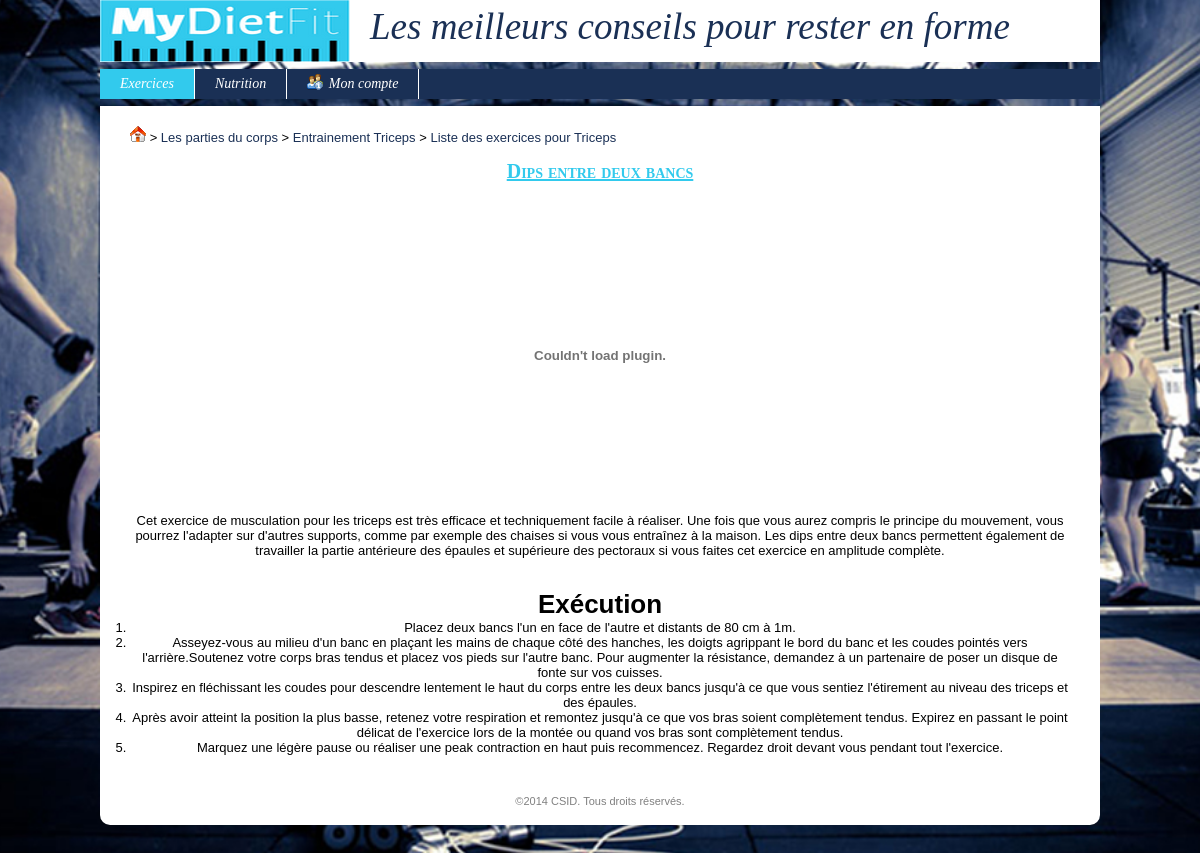
/index.php?uc=exercice&action=v_exercice&idExercice=8, run on the app's committed database.
### tables this page shows
CREATE TABLE IF NOT EXISTS `partiecorps` (
  `idPartieCorps` int(11) unsigned NOT NULL AUTO_INCREMENT,
  `libelle` varchar(45) NOT NULL DEFAULT '',
  `descEx` varchar(1000) NOT NULL DEFAULT '',
  `descPgrm` varchar(1000) NOT NULL DEFAULT '',
  PRIMARY KEY (`idPartieCorps`)
);

CREATE TABLE IF NOT EXISTS `ficheexercice` (
  `idFicheExercice` int(11) unsigned NOT NULL AUTO_INCREMENT,
  `titre` varchar(45) DEFAULT NULL,
  `resume` varchar(1000) DEFAULT NULL,
  `description` varchar(5000) NOT NULL DEFAULT '',
  `dateAjout` datetime DEFAULT NULL,
  `idPartieCorps` int(10) unsigned DEFAULT NULL,
  `video` varchar(1000) NOT NULL DEFAULT '',
  `image1` varchar(100) NOT NULL DEFAULT '',
  `image2` varchar(100) NOT NULL DEFAULT '',
  `image3` varchar(100) NOT NULL DEFAULT '',
  `imageResume` varchar(100) NOT NULL DEFAULT '',
  PRIMARY KEY (`idFicheExercice`),
  KEY `FK_ficheexercice_1` (`idPartieCorps`)
);

### modules/fonctions/php/generale.inc.php (called while the page is built, shortened)
<?php
function connexion()
{
	global $_CONFIG;
	$hote = $_CONFIG['DB_ServerHost'];
	$login = $_CONFIG['DB_Username'];
	$mdp = $_CONFIG['DB_Password'];
	$bd = $_CONFIG['DB_Database'];
	$connexion = @mysql_connect($hote, $login, $mdp) or die("<u>Erreur SQL (Connexion au serveur impossible)</u>: ".mysql_error()." <br>");
	return $connexion;
}
function getRequest($nomChamp, $elseValue = null)
{
	return (isset($_REQUEST[$nomChamp]) && $_REQUEST[$nomChamp]) ? $_REQUEST[$nomChamp] : $elseValue;
}
function getMySqlString($champ, $elseValue = null, $noCote = 0)
{
	$cote = ($noCote) ? null : "'";
	if(isset($champ) && $champ) $result = $cote.mysql_real_escape_string($champ, connexion()).$cote;
	else if(is_null($champ) || $champ == "") $result = "NULL";
	else $result = $cote.mysql_real_escape_string($elseValue, connexion()).$cote;
	return $result;
}
?>

### config.inc.php (called while the page is built, shortened)
<?php
$_CONFIG = array
(
	"DB_ServerHost" => "localhost",
	"DB_Username" => "root",
    "DB_Password" => "",
    "DB_Database" => "mydietfit_bdd",
    "DIR_Control" => "controleurs/",
    "DIR_View" => "vues/",
    "DIR_Model" => "modules/fonctions/php/",
    "DIR_Dynamic" => "modules/fonctions/js/",
    "DIR_XML" => "modules/fonctions/xml/",
    "DIR_Plugin" => "modules/plugins/",
    "DIR_CSS" => "modules/themes/",
    "DIR_Attachment" => "ressources/documents/",
    "DIR_Image" => "ressources/images/",
	"EML_Envoi" => false,
	"EML_ServerSMTP" => "",
	"EML_PortSMTP" => "",
);
?>

### modules/fonctions/php/identification.inc.php (called while the page is built, shortened)
<?php
function estConnecte($idUtilisateur = null, $login = null)
{
	$result = isset($_SESSION['idUtilisateur']) && !empty($_SESSION['idUtilisateur']);
	return $result;
}
?>

### modules/fonctions/php/exercices.inc.php (called while the page is built, shortened)
<?php
function getUnExercice($idExercice)
{
	$req = "SELECT * FROM ficheexercice where idFicheExercice = ".getMySqlString($idExercice);
	$conx = connexion();
	$res = mysql_query($req, $conx) or die ("<u>Erreur SQL (getUnExercice)</u>: ".mysql_error()." <br>");
	$unExercice = mysql_fetch_assoc($res);
	return $unExercice;
}
?>

### modules/fonctions/php/partieCorps.inc.php (called while the page is built, shortened)
<?php
function getUnePartieCorps($idPartieCorps)
{
	$req = "SELECT * FROM partiecorps where idPartieCorps = ".getMySqlString($idPartieCorps);
	$conx = connexion();
	$res = mysql_query($req, $conx) or die ("<u>Erreur SQL (getUnePartieCorps)</u>: ".mysql_error()." <br>");
	$unePartieCorps = mysql_fetch_assoc($res);
	return $unePartieCorps;
}
?>

### vues/v_menu.php (the view, shortened to what this page needs)
	<div id="menu">
		<ul>
			<li <?php if($uc == "exercice") echo "style='background:#32CAED'";?>> <a href="index.php?uc=exercice&action=lstExercice"> Exercices </a>
			</li>
			<li <?php if($uc == "nutrition") echo "style='background:#32CAED'";?>> <a href="index.php?uc=nutrition&action=lstNutrition"> Nutrition </a>
			</li>
			<li> <a href="index.php?uc=identif&action=frmConnexion"><img src="<?php echo $_CONFIG['DIR_Image']; ?>menuUserInfo.png"> <?php if(estConnecte()) echo $_SESSION['login']; else echo "Mon compte"; ?> </a>
			</li>
		</ul>
	</div>
</div>
<div id="content">

### vues/v_filAriane.php (shortened to what this page needs)
<?php
$home = "<a href='index.php?uc=identif&action=index'><img src='$_CONFIG[DIR_Image]home.gif'></a>";
$niveau1 = "<a href='index.php?uc=exercice&action=lstExercice'>Les parties du corps</a>";
echo "<div style='text-align:justify'>";
if($action == "v_exercice") {
	$idExercice = getRequest('idExercice');
	$unExercice = getUnExercice($idExercice);
	$idPartieCorps = $unExercice['idPartieCorps'];
	$unePartieCorps = getUnePartieCorps($idPartieCorps);
	$libelle = $unePartieCorps['libelle'];
	$niveau2 = "<a href='index.php?uc=exercice&action=entrainement&idPartieCorps=$idPartieCorps'>Entrainement $libelle</a>";
	$lstEx = "<a href='index.php?uc=exercice&action=lstEx&idPartieCorps=$idPartieCorps'>Liste des exercices pour $libelle</a>";
	echo $home." > ".$niveau1." > ".$niveau2." > ".$lstEx;
}
echo "</div><br>";
?>

### vues/v_headTitre.php
<h2> <?php echo $titre; ?> </h2> <br>

### vues/exercices/v_exercice.php
<div>
<?php
if($unExercice['video']) echo "<object width='560' height='315'><param name='movie' value='//$unExercice[video]?hl=fr_FR&amp;version=3&amp;rel=0'></param><param name='allowFullScreen' value='true'></param><param name='allowscriptaccess' value='always'></param><embed src='//$unExercice[video]?hl=fr_FR&amp;version=3&amp;rel=0' type='application/x-shockwave-flash' width='560' height='315' allowscriptaccess='always' allowfullscreen='true'></embed></object>"; ?>
<?php echo $unExercice['description'] ?>
</div>

### data on the page
partiecorps: libelle "Triceps"
ficheexercice: titre "Dips entre deux bancs", description "Cet exercice de musculation pour les triceps est très efficace et techniquement facile à réaliser. Une fois que vous aurez compris le principe du mouvement, vous pourrez l'adapter sur d'autres supports, comme par exemple des chaises si vous vous entraînez à la maison. Les dips entre deux bancs permettent également de travailler la partie antérieure des épaules et supérieure des pectoraux si vous faites cet exercice en amplitude complète. Exécution Placez deux bancs l'un en face de l'autre et distants de 80 cm à 1m. Asseyez-vous au milieu d'un banc en plaçant les mains de chaque côté des hanches, les doigts agrippant le bord du banc et les coudes pointés vers l'arrière.Soutenez votre corps…"
